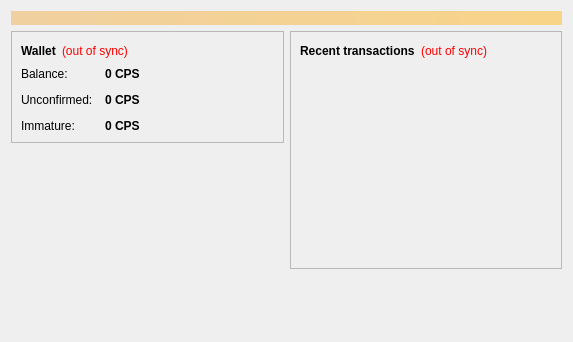
<?xml version="1.0" encoding="UTF-8"?>
<ui version="4.0">
 <class>OverviewPage</class>
 <widget class="QWidget" name="OverviewPage">
  <property name="geometry">
   <rect>
    <x>0</x>
    <y>0</y>
    <width>573</width>
    <height>342</height>
   </rect>
  </property>
  <property name="windowTitle">
   <string>Form</string>
  </property>
  <layout class="QVBoxLayout" name="topLayout">
   <item>
    <widget class="QLabel" name="labelAlerts">
     <property name="visible">
      <bool>false</bool>
     </property>
     <property name="styleSheet">
      <string notr="true">background-color: qlineargradient(x1: 0, y1: 0, x2: 1, y2: 0, stop:0 #F0D0A0, stop:1 #F8D488); color:#000000;</string>
     </property>
     <property name="wordWrap">
      <bool>true</bool>
     </property>
     <property name="margin">
      <number>3</number>
     </property>
    </widget>
   </item>
   <item>
    <layout class="QHBoxLayout" name="horizontalLayout" stretch="1,1">
     <item>
      <layout class="QVBoxLayout" name="verticalLayout_2">
       <item>
        <widget class="QFrame" name="frame">
         <property name="frameShape">
          <enum>QFrame::StyledPanel</enum>
         </property>
         <property name="frameShadow">
          <enum>QFrame::Raised</enum>
         </property>
         <layout class="QVBoxLayout" name="verticalLayout_4">
          <item>
           <layout class="QHBoxLayout" name="horizontalLayout_4">
            <item>
             <widget class="QLabel" name="label_5">
              <property name="font">
               <font>
                <weight>75</weight>
                <bold>true</bold>
               </font>
              </property>
              <property name="text">
               <string>Wallet</string>
              </property>
             </widget>
            </item>
            <item>
             <widget class="QLabel" name="labelWalletStatus">
              <property name="toolTip">
               <string>The displayed information may be out of date. Your wallet automatically synchronizes with the CryptoPowers network after a connection is established, but this process has not completed yet.</string>
              </property>
              <property name="styleSheet">
               <string notr="true">QLabel { color: red; }</string>
              </property>
              <property name="text">
               <string notr="true">(out of sync)</string>
              </property>
              <property name="alignment">
               <set>Qt::AlignLeading|Qt::AlignLeft|Qt::AlignVCenter</set>
              </property>
             </widget>
            </item>
            <item>
             <spacer name="horizontalSpacer_2">
              <property name="orientation">
               <enum>Qt::Horizontal</enum>
              </property>
              <property name="sizeHint" stdset="0">
               <size>
                <width>40</width>
                <height>20</height>
               </size>
              </property>
             </spacer>
            </item>
           </layout>
          </item>
          <item>
           <layout class="QFormLayout" name="formLayout_2">
            <property name="fieldGrowthPolicy">
             <enum>QFormLayout::AllNonFixedFieldsGrow</enum>
            </property>
            <property name="horizontalSpacing">
             <number>12</number>
            </property>
            <property name="verticalSpacing">
             <number>12</number>
            </property>
            <item row="0" column="0">
             <widget class="QLabel" name="label">
              <property name="text">
               <string>Balance:</string>
              </property>
             </widget>
            </item>
            <item row="0" column="1">
             <widget class="QLabel" name="labelBalance">
              <property name="font">
               <font>
                <weight>75</weight>
                <bold>true</bold>
               </font>
              </property>
              <property name="cursor">
               <cursorShape>IBeamCursor</cursorShape>
              </property>
              <property name="toolTip">
               <string>Your current balance</string>
              </property>
              <property name="text">
               <string notr="true">0 CPS</string>
              </property>
              <property name="textInteractionFlags">
               <set>Qt::LinksAccessibleByMouse|Qt::TextSelectableByKeyboard|Qt::TextSelectableByMouse</set>
              </property>
             </widget>
            </item>
            <item row="1" column="0">
             <widget class="QLabel" name="label_3">
              <property name="text">
               <string>Unconfirmed:</string>
              </property>
             </widget>
            </item>
            <item row="1" column="1">
             <widget class="QLabel" name="labelUnconfirmed">
              <property name="font">
               <font>
                <weight>75</weight>
                <bold>true</bold>
               </font>
              </property>
              <property name="cursor">
               <cursorShape>IBeamCursor</cursorShape>
              </property>
              <property name="toolTip">
               <string>Total of transactions that have yet to be confirmed, and do not yet count toward the current balance</string>
              </property>
              <property name="text">
               <string notr="true">0 CPS</string>
              </property>
              <property name="textInteractionFlags">
               <set>Qt::LinksAccessibleByMouse|Qt::TextSelectableByKeyboard|Qt::TextSelectableByMouse</set>
              </property>
             </widget>
            </item>
            <item row="2" column="0">
             <widget class="QLabel" name="labelImmatureText">
              <property name="text">
               <string>Immature:</string>
              </property>
             </widget>
            </item>
            <item row="2" column="1">
             <widget class="QLabel" name="labelImmature">
              <property name="font">
               <font>
                <weight>75</weight>
                <bold>true</bold>
               </font>
              </property>
              <property name="toolTip">
               <string>Mined balance that has not yet matured</string>
              </property>
              <property name="text">
               <string notr="true">0 CPS</string>
              </property>
              <property name="textInteractionFlags">
               <set>Qt::LinksAccessibleByMouse|Qt::TextSelectableByKeyboard|Qt::TextSelectableByMouse</set>
              </property>
             </widget>
            </item>
           </layout>
          </item>
         </layout>
        </widget>
       </item>
       <item>
        <spacer name="verticalSpacer">
         <property name="orientation">
          <enum>Qt::Vertical</enum>
         </property>
         <property name="sizeHint" stdset="0">
          <size>
           <width>20</width>
           <height>40</height>
          </size>
         </property>
        </spacer>
       </item>
      </layout>
     </item>
     <item>
      <layout class="QVBoxLayout" name="verticalLayout_3">
       <item>
        <widget class="QFrame" name="frame_2">
         <property name="frameShape">
          <enum>QFrame::StyledPanel</enum>
         </property>
         <property name="frameShadow">
          <enum>QFrame::Raised</enum>
         </property>
         <layout class="QVBoxLayout" name="verticalLayout">
          <item>
           <layout class="QHBoxLayout" name="horizontalLayout_2">
            <item>
             <widget class="QLabel" name="label_4">
              <property name="text">
               <string>&lt;b&gt;Recent transactions&lt;/b&gt;</string>
              </property>
             </widget>
            </item>
            <item>
             <widget class="QLabel" name="labelTransactionsStatus">
              <property name="toolTip">
               <string>The displayed information may be out of date. Your wallet automatically synchronizes with the CryptoPowers network after a connection is established, but this process has not completed yet.</string>
              </property>
              <property name="styleSheet">
               <string notr="true">QLabel { color: red; }</string>
              </property>
              <property name="text">
               <string notr="true">(out of sync)</string>
              </property>
              <property name="alignment">
               <set>Qt::AlignRight|Qt::AlignTrailing|Qt::AlignVCenter</set>
              </property>
             </widget>
            </item>
            <item>
             <spacer name="horizontalSpacer">
              <property name="orientation">
               <enum>Qt::Horizontal</enum>
              </property>
              <property name="sizeHint" stdset="0">
               <size>
                <width>40</width>
                <height>20</height>
               </size>
              </property>
             </spacer>
            </item>
           </layout>
          </item>
          <item>
           <widget class="QListView" name="listTransactions">
            <property name="styleSheet">
             <string notr="true">QListView { background: transparent; }</string>
            </property>
            <property name="frameShape">
             <enum>QFrame::NoFrame</enum>
            </property>
            <property name="verticalScrollBarPolicy">
             <enum>Qt::ScrollBarAlwaysOff</enum>
            </property>
            <property name="horizontalScrollBarPolicy">
             <enum>Qt::ScrollBarAlwaysOff</enum>
            </property>
            <property name="selectionMode">
             <enum>QAbstractItemView::NoSelection</enum>
            </property>
           </widget>
          </item>
         </layout>
        </widget>
       </item>
       <item>
        <spacer name="verticalSpacer_2">
         <property name="orientation">
          <enum>Qt::Vertical</enum>
         </property>
         <property name="sizeHint" stdset="0">
          <size>
           <width>20</width>
           <height>40</height>
          </size>
         </property>
        </spacer>
       </item>
      </layout>
     </item>
    </layout>
   </item>
  </layout>
 </widget>
 <resources/>
 <connections/>
</ui>
